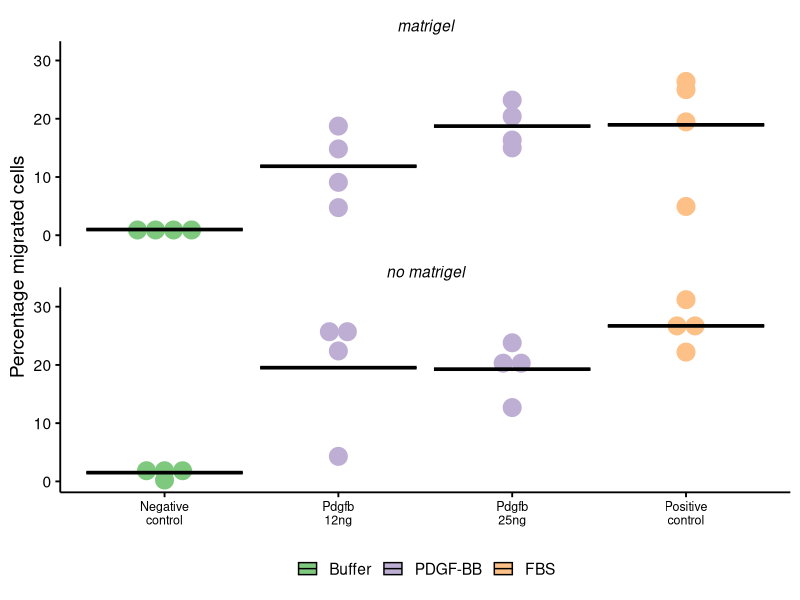
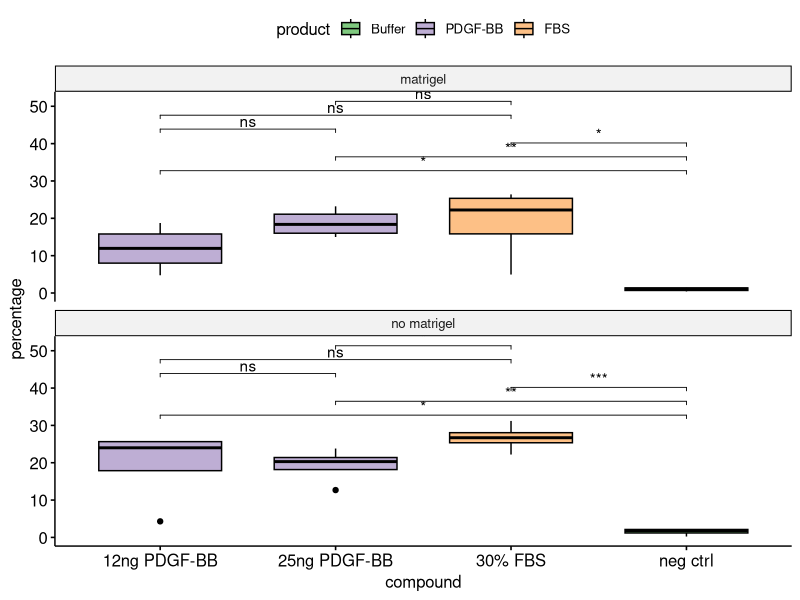
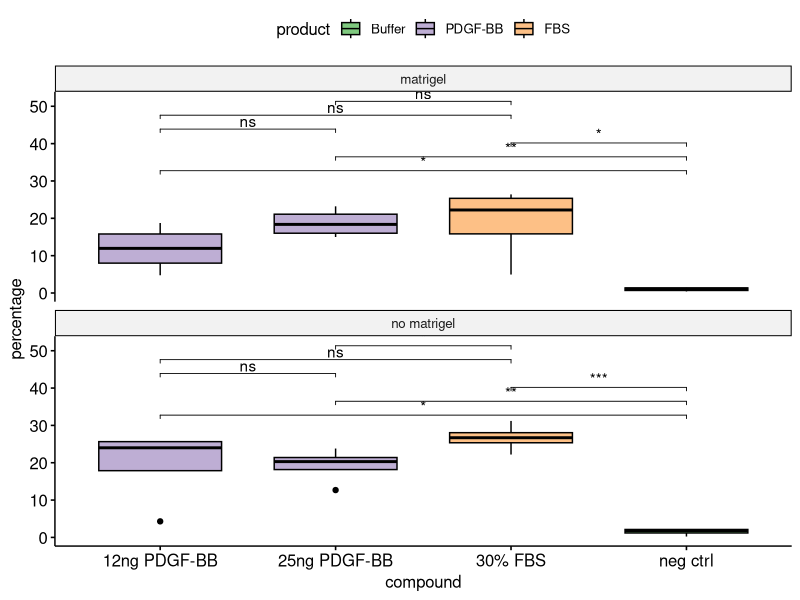
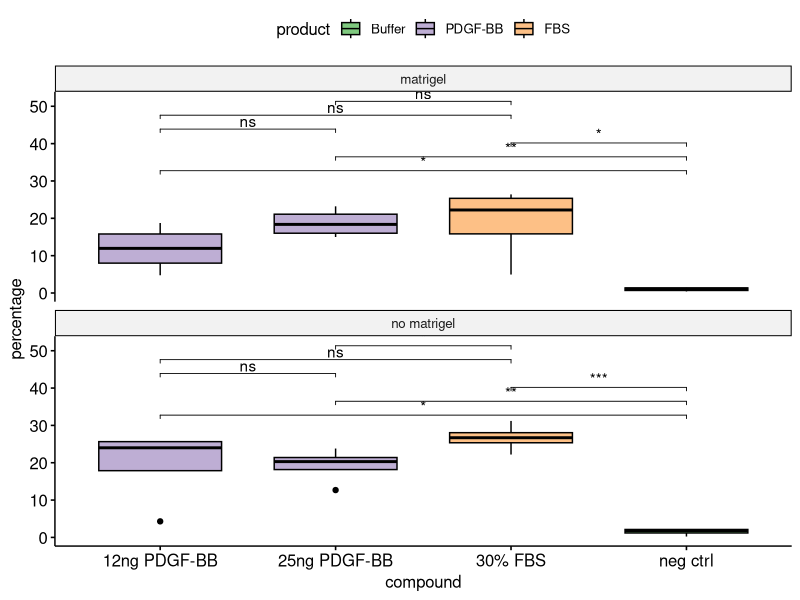

Source code (R) for these figures, in order:
## ---- chunk 1
knitr::opts_chunk$set(echo = TRUE)
## ---- chunk 2
library(readxl)
library(tidyr)
library(dplyr)
library(ggplot2)
library(ggpubr)
## ---- chunk 3
df <- read_excel("data/Transwell_migration_pdgf_matrigel.xlsx", col_names = TRUE)
df
## ---- chunk 4
df$compound2 <- plyr::revalue(df$compound, c(`neg ctrl` = "Negative\ncontrol", `12ng PDGF-BB` = "Pdgfb\n12ng", `25ng PDGF-BB` = "Pdgfb\n25ng", `30% FBS` = "Positive\ncontrol"))
df$compound2 <- factor(df$compound2, levels = c("Negative\ncontrol", "Pdgfb\n12ng", "Pdgfb\n25ng", "Positive\ncontrol"))
df$product <- factor(df$product, levels = c("Buffer", "PDGF-BB", "FBS"))
## ---- chunk 5
compare_means(percentage ~ compound, data = df, group.by = "layer", method = "t.test")
## ---- chunk 6
df %>%
  ggplot(aes(x = compound2, y = percentage, fill = product, col = product)) +
  geom_dotplot(binaxis = "y", stackdir = "center", dotsize = 3) +
  stat_summary(fun.y = mean, fun.ymin = mean, fun.ymax = mean, geom = "crossbar", col = "black") +
  scale_y_continuous("Percentage migrated cells") +
  scale_color_brewer(type = "qual", palette = "Accent") +
  scale_fill_brewer(type = "qual", palette = "Accent") +
  facet_wrap(~layer, ncol = 1) +
  #stat_compare_means(comparisons = my_comparisons, label = "p.signif", method = "t.test", label.x = 1) +
  theme_bw(base_size = 14) +
  theme(panel.border = element_blank(), panel.grid = element_blank(), axis.line = element_line(colour = "black"), axis.ticks = element_line(colour = "black"),
        axis.text = element_text(colour = "black"), axis.title.x = element_blank(), strip.background = element_blank(), 
        strip.text = element_text(face = "italic", colour = "black"), legend.position = "bottom", legend.title = element_blank(),
        axis.text.x = element_text(size = 9))
## ---- chunk 7
my_comparisons <- list(c("neg ctrl", "12ng PDGF-BB"),
                       c("neg ctrl", "25ng PDGF-BB"),
                       c("neg ctrl", "30% FBS"),
                       c("12ng PDGF-BB", "25ng PDGF-BB"),
                       c("30% FBS", "12ng PDGF-BB"),
                       c("30% FBS", "25ng PDGF-BB"))
df %>%
  ggboxplot(x = "compound", y = "percentage", fill = "product") +
  scale_fill_brewer(type = "qual", palette = "Accent") +
  facet_wrap(~layer, ncol = 1) +
  stat_compare_means(comparisons = my_comparisons, label = "p.signif", method = "t.test")
ggsave("plots/migration/percentage_migration_matrigel.pdf", dpi = 600)
ggsave("plots/migration/percentage_migration_matrigel.png", dpi = 600)
